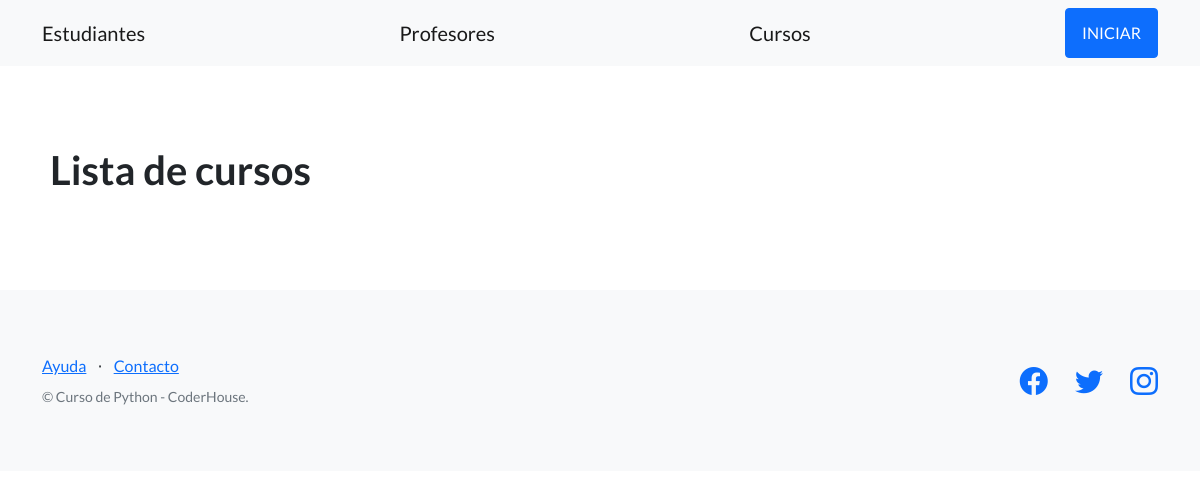
The app's page /plataforma/cursos/, older data.
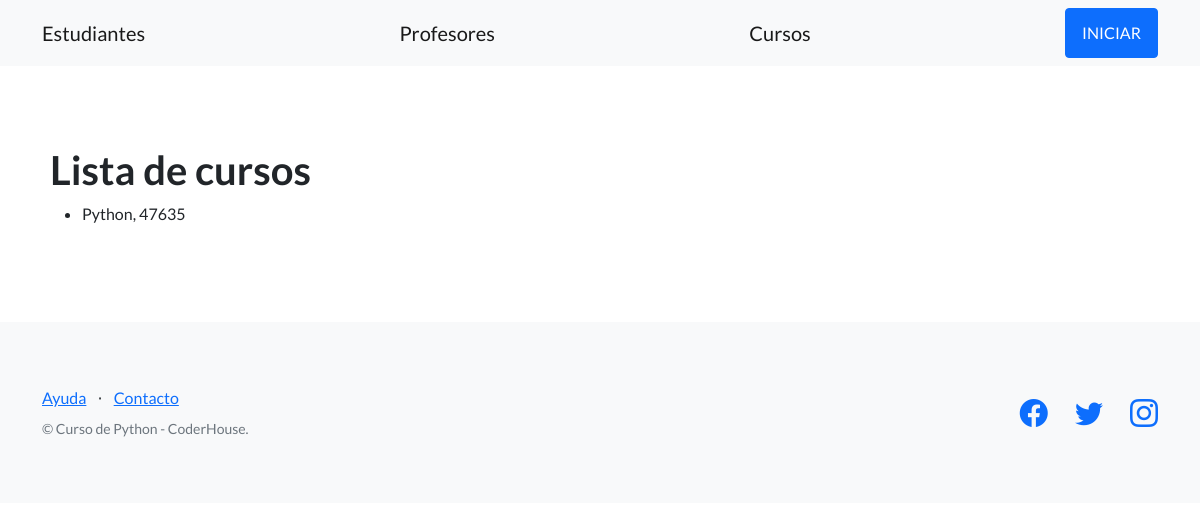
The same page, newer data.
### estudiantes/models.py (models this page shows, shortened)
class Curso(models.Model):
    nombre = models.CharField(max_length=64)
    comision = models.IntegerField()
    fecha_inicio = models.DateField(null=True)

### estudiantes/views.py (the view)
# urls.py: path('cursos/', listar_cursos, name="listar_cursos"),
def listar_cursos(request):
    contexto = {
        'cursos': Curso.objects.all()
    }
    return render(
        request=request,
        template_name='estudiantes/lista_cursos.html',
        context=contexto,
    )

### estudiantes/templates/estudiantes/lista_cursos.html (shortened to what this page needs)
{% extends "estudiantes/base.html" %}
{% block contenido %}
<h1>Lista de cursos</h1>
<ul>
{% for curso in cursos %}
  <li>{{ curso.nombre}}, {{ curso.comision }}</li>
{% endfor %}
</ul>
{% endblock contenido %}

Row changes from the older to the newer data that the page shows:
added Curso: nombre "Python", comision "47635"
